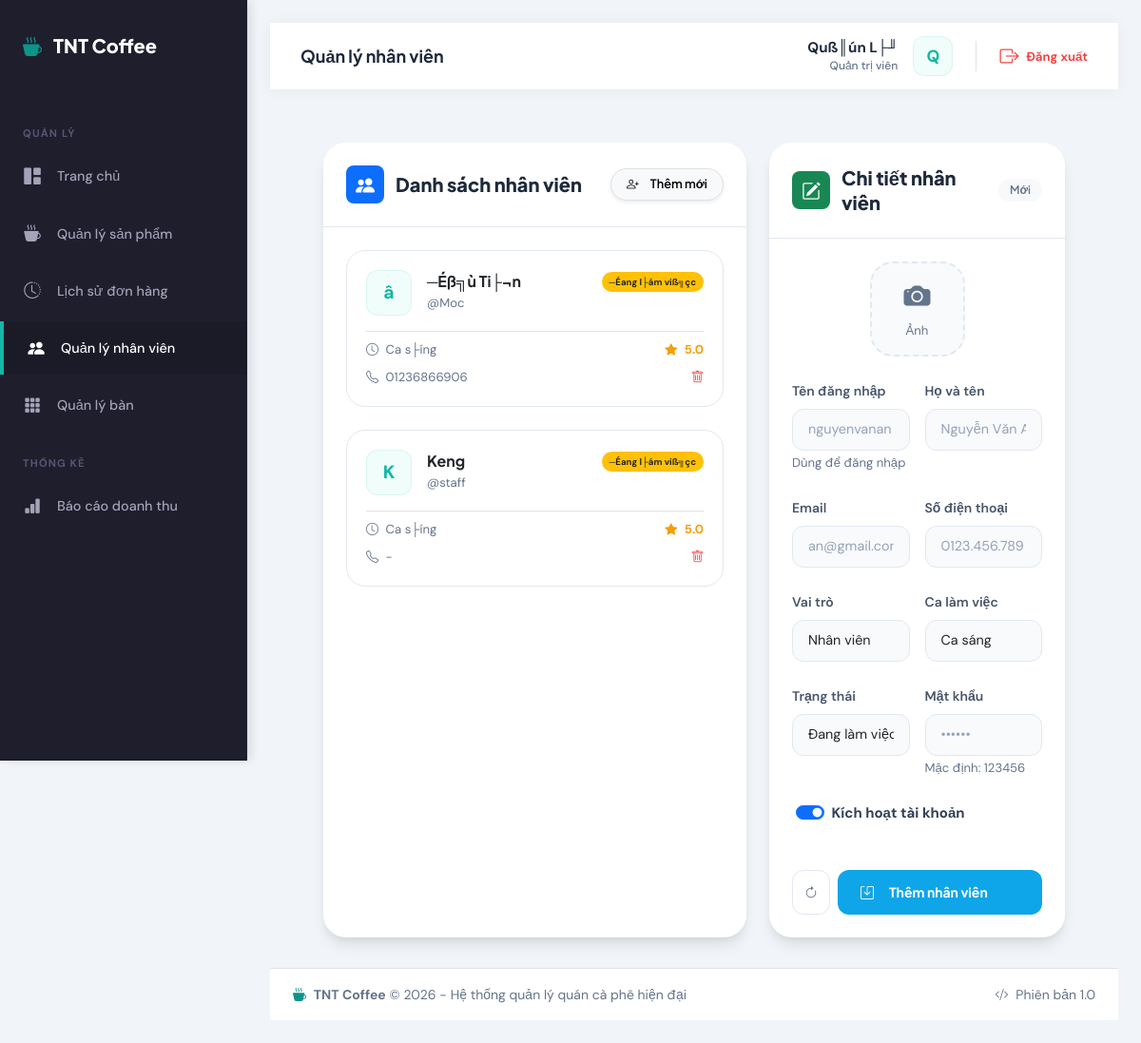
Screenshot of /admin/users/index.php (signed in) with the database file from the repository.
### tables this page shows
CREATE TABLE `users` (
  `id` int(11) NOT NULL AUTO_INCREMENT,
  `username` varchar(50) NOT NULL,
  `password` varchar(255) NOT NULL,
  `full_name` varchar(100) NOT NULL,
  `gender` enum('Nam','Nß╗»','Kh├íc') DEFAULT 'Nam',
  `birth_date` date DEFAULT NULL,
  `address` varchar(255) DEFAULT NULL,
  `email` varchar(100) DEFAULT NULL,
  `phone` varchar(20) DEFAULT NULL,
  `shift` varchar(50) DEFAULT 'Ca s├íng',
  `rating` decimal(2,1) DEFAULT 5.0,
  `avatar` varchar(255) DEFAULT NULL,
  `role` enum('admin','employee') NOT NULL DEFAULT 'employee',
  `is_active` tinyint(1) NOT NULL DEFAULT 1,
  `status` varchar(20) DEFAULT '─Éang l├ám viß╗çc',
  `last_login` timestamp NULL DEFAULT NULL,
  `created_at` timestamp NULL DEFAULT current_timestamp(),
  `updated_at` timestamp NULL DEFAULT current_timestamp() ON UPDATE current_timestamp(),
  PRIMARY KEY (`id`),
  UNIQUE KEY `username` (`username`)
);

### config/database.php (called while the page is built, shortened)
<?php
function executeQuery($pdo, $sql, $params = []) {
    try {
        $stmt = $pdo->prepare($sql);
        $stmt->execute($params);
        return $stmt;
    } catch (PDOException $e) {
        error_log("Query Error: " . $e->getMessage());
        throw $e;
    }
}
function fetchAll($pdo, $sql, $params = []) {
    $stmt = executeQuery($pdo, $sql, $params);
    return $stmt->fetchAll();
}

### admin/users/index.php (the view, shortened to what this page needs)
<?php
require_once dirname(dirname(__DIR__)) . '/config/database.php';
try {
    $sql = "SELECT * FROM users WHERE role != 'admin' ORDER BY full_name ASC";
    $users = fetchAll($pdo, $sql);
} catch (PDOException $e) {
    error_log("User List Error: " . $e->getMessage());
    $users = [];
}
require_once dirname(dirname(__DIR__)) . '/includes/header.php';
?>
    <div class="row g-4 px-4">
        <div class="col-lg-7">
            <div class="premium-card">
                <div class="premium-card-header">
                    <h5 class="premium-card-title">
                        <div class="bg-primary text-white rounded-3 p-2 d-flex align-items-center justify-content-center" style="width:40px; height:40px;">
                            <i class="bi bi-people-fill"></i>
                        </div>
                        Danh sách nhân viên
                    </h5>
                    <button type="button" class="btn btn-sm btn-light border rounded-pill px-3 shadow-sm" onclick="resetForm()">
                        <i class="bi bi-person-plus me-1"></i> Thêm mới
                    </button>
                </div>
                <div class="overflow-auto" style="max-height: calc(100vh - 250px);">
                    <div class="user-grid" id="userGrid">
                        <?php foreach ($users as $u): ?>
                        <div class="user-card" id="user-card-<?= $u['id'] ?>" onclick="editUser(<?= htmlspecialchars(json_encode($u)) ?>)">
                            <div class="d-flex align-items-center gap-3">
                                <div class="user-profile-avatar" style="width: 48px; height: 48px; font-size: 1.2rem; flex-shrink: 0;">
                                    <?= strtoupper(substr($u['full_name'], 0, 1)) ?>
                                </div>
                                <div class="flex-grow-1">
                                    <div class="d-flex justify-content-between align-items-start">
                                        <div>
                                            <h6 class="fw-bold mb-0 text-dark"><?= htmlspecialchars($u['full_name']) ?></h6>
                                            <small class="text-muted">@<?= htmlspecialchars($u['username']) ?></small>
                                        </div>
                                        <span class="status-pill <?= $u['status'] === 'Đang làm việc' ? 'bg-success text-white' : 'bg-warning text-dark' ?>" style="font-size: 0.6rem;">
                                            <?= htmlspecialchars($u['status']) ?>
                                        </span>
                                    </div>
                                </div>
                            </div>
                            <div class="mt-3 pt-2 border-top d-flex justify-content-between align-items-center">
                                <div class="small text-muted">
                                    <i class="bi bi-clock me-1"></i> <?= htmlspecialchars($u['shift'] ?: 'Ca sáng') ?>
                                </div>
                                <div class="rating-stars small">
                                    <i class="bi bi-star-fill"></i>
                                    <span class="fw-bold ms-1"><?= number_format($u['rating'], 1) ?></span>
                                </div>
                            </div>
                            <div class="mt-2 d-flex justify-content-between align-items-center">
                                <div class="small text-muted">
                                    <i class="bi bi-telephone me-1"></i> <?= htmlspecialchars($u['phone'] ?: '-') ?>
                                </div>
                                <a href="delete.php?id=<?= $u['id'] ?>" class="text-danger small" onclick="event.stopPropagation(); return confirm('Xóa nhân viên này?')">
                                    <i class="bi bi-trash"></i>
                                </a>
                            </div>
                        </div>
                        <?php endforeach; ?>
                    </div>
                </div>
            </div>
        </div>
        <div class="col-lg-5">
            <div class="premium-card sticky-top" style="top: 2rem;">
                <div class="premium-card-header">
                    <h5 class="premium-card-title">
                        <div class="bg-success text-white rounded-3 p-2 d-flex align-items-center justify-content-center" style="width:40px; height:40px;">
                            <i class="bi bi-pencil-square"></i>
                        </div>
                        <span id="formTitle">Chi tiết nhân viên</span>
                    </h5>
                    <div id="idBadge" class="badge bg-light text-muted rounded-pill">Mới</div>
                </div>
                <div class="card-body p-4">
                    <form action="" method="POST" id="userForm" enctype="multipart/form-data">
                        <label class="image-upload-container avatar-upload-container" for="avatarInput">
                            <div id="avatarPlaceholder" class="text-center text-muted">
                                <i class="bi bi-camera-fill fs-3"></i><br>
                                <span class="small">Ảnh</span>
                            </div>
                        </label>
                        <div class="row g-3 mb-4">
                            <div class="col-md-6" id="usernameField">
                                <label for="u_username" class="form-premium-label">Tên đăng nhập</label>
                                <input type="text" class="form-control form-control-premium" id="u_username" name="username" placeholder="nguyenvanan" required autocomplete="off">
                                <small class="text-muted">Dùng để đăng nhập</small>
                            </div>
                            <div class="col-md-6">
                                <label for="u_full_name" class="form-premium-label">Họ và tên</label>
                                <input type="text" class="form-control form-control-premium" id="u_full_name" name="full_name" placeholder="Nguyễn Văn An" required>
                            </div>
                        </div>
                        <div class="row g-3 mb-4">
                            <div class="col-md-6">
                                <label for="u_email" class="form-premium-label">Email</label>
                                <input type="email" class="form-control form-control-premium" id="u_email" name="email" placeholder="an@gmail.com">
                            </div>
                            <div class="col-md-6">
                                <label for="u_phone" class="form-premium-label">Số điện thoại</label>
                                <input type="text" class="form-control form-control-premium" id="u_phone" name="phone" placeholder="0123.456.789">
                            </div>
                        </div>
                        <div class="row g-3 mb-4">
                            <div class="col-md-6">
                                <label for="u_role" class="form-premium-label">Vai trò</label>
                                <select class="form-select form-control-premium" id="u_role" name="role">
                                    <option value="employee">Nhân viên</option>
                                </select>
                            </div>
                            <div class="col-md-6" id="shiftField">
                                <label for="u_shift" class="form-premium-label">Ca làm việc</label>
                                <select class="form-select form-control-premium" id="u_shift" name="shift">
                                    <option value="Ca sáng">Ca sáng</option>
                                </select>
                            </div>
                        </div>
                        <div class="row g-3 mb-4">
                            <div class="col-md-6" id="statusField">
                                <label for="u_status" class="form-premium-label">Trạng thái</label>
                                <select class="form-select form-control-premium" id="u_status" name="status">
                                    <option value="Đang làm việc">Đang làm việc</option>
                                </select>
                            </div>
                            <div class="col-md-6">
                                <label class="form-premium-label">Mật khẩu</label>
                                <input type="password" class="form-control form-control-premium" name="password" id="u_password" placeholder="••••••">
                                <small class="text-muted" id="pwDesc">Mặc định: 123456</small>
                            </div>
                        </div>
                        <div class="form-check form-switch mb-5 ms-1">
                            <input class="form-check-input" type="checkbox" name="is_active" id="u_is_active" value="1" checked>
                            <label class="form-check-label fw-bold" for="u_is_active">Kích hoạt tài khoản</label>
                        </div>
                        <div class="d-flex gap-2">
                            <button type="button" class="btn btn-reset-premium" onclick="resetForm()" title="Làm mới form">
                                <i class="bi bi-arrow-clockwise"></i>
                            </button>
                            <button type="submit" name="save_user" class="btn btn-save-premium" id="saveButton">
                                <i class="bi bi-save me-2"></i>
                                <span id="buttonText">Thêm nhân viên</span>
                            </button>
                        </div>
                    </form>
                </div>
            </div>
        </div>
    </div>
</div>
<?php require_once dirname(dirname(__DIR__)) . '/includes/footer.php'; ?>

### assets/css/style.css (style rules this page uses)
:root { --primary-50: #f0fdfa; --primary-100: #ccfbf1; --primary-200: #99f6e4; --primary-300: #5eead4; --primary-400: #2dd4bf; --primary-500: #14b8a6; --primary-600: #0d9488; --primary-700: #0f766e; --primary-800: #115e59; --primary-900: #134e4a; --accent-400: #fb923c; --accent-500: #f97316; --accent-600: #ea580c; --gray-50: #f8fafc; --gray-100: #f1f5f9; --gray-200: #e2e8f0; --gray-300: #cbd5e1; --gray-400: #94a3b8; --gray-500: #64748b; --gray-600: #475569; --gray-700: #334155; --gray-800: #1e293b; --gray-900: #0f172a; --success: #22c55e; --warning: #eab308; --danger: #ef4444; --info: #3b82f6; --font-display: 'Plus Jakarta Sans', sans-serif; --font-body: 'DM Sans', sans-serif; --shadow-sm: 0 1px 2px 0 rgb(0 0 0 / 0.05); --shadow: 0 1px 3px 0 rgb(0 0 0 / 0.1), 0 1px 2px -1px rgb(0 0 0 / 0.1); --shadow-md: 0 4px 6px -1px rgb(0 0 0 / 0.1), 0 2px 4px -2px rgb(0 0 0 / 0.1); --shadow-lg: 0 10px 15px -3px rgb(0 0 0 / 0.1), 0 4px 6px -4px rgb(0 0 0 / 0.1); --shadow-xl: 0 20px 25px -5px rgb(0 0 0 / 0.1), 0 8px 10px -6px rgb(0 0 0 / 0.1); --radius-sm: 0.375rem; --radius: 0.5rem; --radius-md: 0.75rem; --radius-lg: 1rem; --radius-xl: 1.5rem; --radius-full: 9999px; --transition-fast: 150ms cubic-bezier(0.4, 0, 0.2, 1); --transition: 200ms cubic-bezier(0.4, 0, 0.2, 1); --transition-slow: 300ms cubic-bezier(0.4, 0, 0.2, 1); }
*, *::before, *::after { box-sizing: border-box; margin: 0; padding: 0; }
html { scroll-behavior: smooth; }
body { font-family: var(--font-body); font-size: 15px; line-height: 1.6; color: var(--gray-700); background: linear-gradient(135deg, var(--gray-50) 0%, var(--primary-50) 100%); min-height: 100vh; -webkit-font-smoothing: antialiased; -moz-osx-font-smoothing: grayscale; }
h1, h2, h3, h4, h5, h6 { font-family: var(--font-display); font-weight: 700; color: var(--gray-800); line-height: 1.3; }
h5 { font-size: 1.125rem; }
h6 { font-size: 1rem; }
:root { --sidebar-width: 260px; --sidebar-bg: #1e1e2d; --sidebar-color: #a2a3b7; --sidebar-active-bg: #1b1b28; --sidebar-active-color: #ffffff; --content-bg: #f5f5f9; --topbar-height: 70px; }
.user-profile-avatar { width: 40px; height: 40px; border-radius: 50%; background: var(--primary-100); color: var(--primary-600); display: flex; align-items: center; justify-content: center; font-weight: 700; }
.btn { font-family: var(--font-display); font-weight: 600; font-size: 0.875rem; padding: 0.625rem 1.25rem; border-radius: var(--radius); transition: var(--transition); display: inline-flex; align-items: center; gap: 0.5rem; border: none; cursor: pointer; }
.btn-sm { padding: 0.375rem 0.875rem; font-size: 0.8rem; }
.form-control { font-family: var(--font-body); font-size: 0.9rem; padding: 0.75rem 1rem; border: 1px solid var(--gray-300); border-radius: var(--radius); background: white; color: var(--gray-700); transition: var(--transition); }
.form-control::placeholder { color: var(--gray-400); }
.form-select { font-family: var(--font-body); font-size: 0.9rem; padding: 0.75rem 1rem; border: 1px solid var(--gray-300); border-radius: var(--radius); background: white; transition: var(--transition); }
.badge { font-family: var(--font-display); font-weight: 600; font-size: 0.75rem; padding: 0.375rem 0.75rem; border-radius: var(--radius-full); }
.text-danger { color: var(--danger) !important; }
.text-muted { color: var(--gray-500) !important; }
.fw-bold { font-weight: 700 !important; }

### includes/header.php (style rules this page uses)
.user-profile-avatar { width: 42px; height: 42px; border-radius: 12px; background: #f0fdfa; color: #14b8a6; display: flex; align-items: center; justify-content: center; font-weight: 800; font-size: 1.1rem; border: 1px solid rgba(20, 184, 166, 0.1); }

### rows the page displays
users: full_name "â", full_name "─Éß╗ù Ti├¬n", username "Moc", status "─Éang l├ám viß╗çc", shift "Ca s├íng", rating "5.0", phone "01236866906"
users: full_name "K", full_name "Keng", username "staff", status "─Éang l├ám viß╗çc", shift "Ca s├íng", rating "5.0", phone "-"

### other values shown
$pageTitle "Quản lý nhân viên"
$userName "Quß║ún L├╜"
$userInitial "Q"
